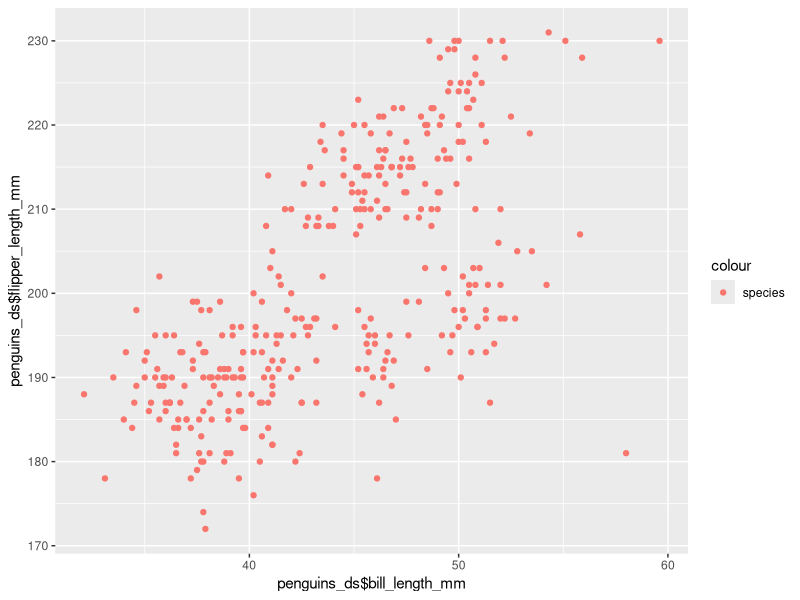

Generate this figure with R:
## ---- chunk 1
library(tidyverse)
library(ggplot2)
## ---- chunk 2
df = tibble(num = rnorm(10), 
            log_vec = num > 0 , 
            char_vec = c('a','b','c','b','c','c','a','b','a','c'), 
            fac_vec =      factor(c("F1","F2","F1","F1","F3","F2","F2","F1","F3","F3")))
## ---- chunk 3
mean(pull(df, num))
mean(pull(df, log_vec))
mean(pull(df, char_vec))
mean(pull(df, fac_vec))
## ---- chunk 4
as.numeric(pull(df, log_vec))
as.numeric(pull(df, char_vec))
as.numeric(pull(df, fac_vec))
## ---- chunk 5
as.numeric(pull(df, log_vec)) * pull(df, num)
factor(pull(df, log_vec)) * pull(df, num)
as.numeric(factor(pull(df, log_vec))) * pull(df, num)
## ---- chunk 6
penguins_ds = palmerpenguins::penguins
## ---- chunk 7
ggplot(penguins_ds, aes(x = penguins_ds$bill_length_mm, y = penguins_ds$flipper_length_mm, color = 'species')) + geom_point()
